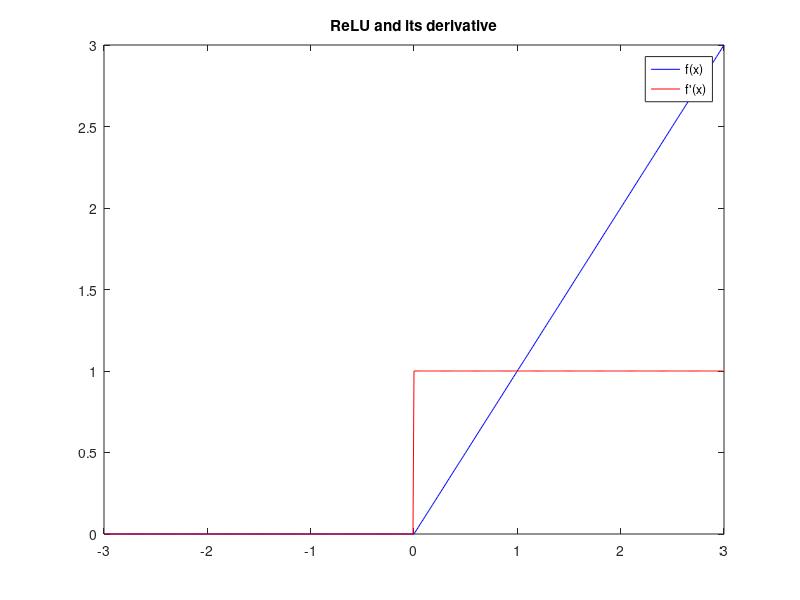

The MATLAB source for this figure:
%{
    Script to plot RELU
    Oyashi
    04/15/2017
%}

limit = 0.01;               % step size
range = 3;                  % range
X = -range:limit:range;     % domain
f = max(0, X);              % ReLU function
Y = diff(f)/limit;          % first derivative
plot(X,f,'b', X(:,1:length(Y)),Y,'r')   %graph plot
legend('f(x)', 'f''(x)')                % legend
title('ReLU and its derivative')          % title